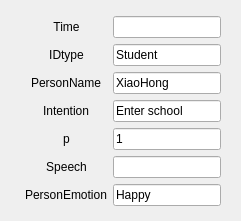
   <widget class="QWidget" name="formLayoutWidget_3">
    <property name="geometry">
     <rect>
      <x>20</x>
      <y>50</y>
      <width>241</width>
      <height>221</height>
     </rect>
    </property>
    <layout class="QFormLayout" name="formLayout_5">
     <property name="fieldGrowthPolicy">
      <enum>QFormLayout::FieldsStayAtSizeHint</enum>
     </property>
     <property name="labelAlignment">
      <set>Qt::AlignCenter</set>
     </property>
     <property name="formAlignment">
      <set>Qt::AlignCenter</set>
     </property>
     <item row="0" column="1">
      <widget class="QLineEdit" name="lineEdit_per_time">
       <property name="text">
        <string/>
       </property>
      </widget>
     </item>
     <item row="1" column="0">
      <widget class="QLabel" name="label_29">
       <property name="text">
        <string>IDtype</string>
       </property>
       <property name="alignment">
        <set>Qt::AlignCenter</set>
       </property>
      </widget>
     </item>
     <item row="1" column="1">
      <widget class="QLineEdit" name="lineEdit_per_person">
       <property name="text">
        <string>Student</string>
       </property>
      </widget>
     </item>
     <item row="2" column="0">
      <widget class="QLabel" name="label_34">
       <property name="text">
        <string>PersonName</string>
       </property>
       <property name="alignment">
        <set>Qt::AlignCenter</set>
       </property>
      </widget>
     </item>
     <item row="2" column="1">
      <widget class="QLineEdit" name="lineEdit_per_person_name">
       <property name="text">
        <string>XiaoHong</string>
       </property>
      </widget>
     </item>
     <item row="3" column="0">
      <widget class="QLabel" name="label_30">
       <property name="text">
        <string>Intention</string>
       </property>
       <property name="alignment">
        <set>Qt::AlignCenter</set>
       </property>
      </widget>
     </item>
     <item row="3" column="1">
      <widget class="QLineEdit" name="lineEdit_per_intention">
       <property name="text">
        <string>Enter school</string>
       </property>
      </widget>
     </item>
     <item row="4" column="0">
      <widget class="QLabel" name="label_31">
       <property name="text">
        <string>p</string>
       </property>
       <property name="alignment">
        <set>Qt::AlignCenter</set>
       </property>
      </widget>
     </item>
     <item row="4" column="1">
      <widget class="QLineEdit" name="lineEdit_per_p">
       <property name="text">
        <string>1</string>
       </property>
      </widget>
     </item>
     <item row="5" column="0">
      <widget class="QLabel" name="label_32">
       <property name="contextMenuPolicy">
        <enum>Qt::ActionsContextMenu</enum>
       </property>
       <property name="text">
        <string>Speech</string>
       </property>
       <property name="alignment">
        <set>Qt::AlignCenter</set>
       </property>
      </widget>
     </item>
     <item row="5" column="1">
      <widget class="QLineEdit" name="lineEdit_per_speech">
       <property name="text">
        <string/>
       </property>
      </widget>
     </item>
     <item row="6" column="0">
      <widget class="QLabel" name="label_33">
       <property name="contextMenuPolicy">
        <enum>Qt::ActionsContextMenu</enum>
       </property>
       <property name="text">
        <string>PersonEmotion</string>
       </property>
       <property name="alignment">
        <set>Qt::AlignCenter</set>
       </property>
      </widget>
     </item>
     <item row="6" column="1">
      <widget class="QLineEdit" name="lineEdit_per_personEmotion">
       <property name="text">
        <string>Happy</string>
       </property>
      </widget>
     </item>
     <item row="0" column="0">
      <widget class="QLabel" name="label_28">
       <property name="text">
        <string>Time</string>
       </property>
       <property name="alignment">
        <set>Qt::AlignCenter</set>
       </property>
      </widget>
     </item>
    </layout>
   </widget>
